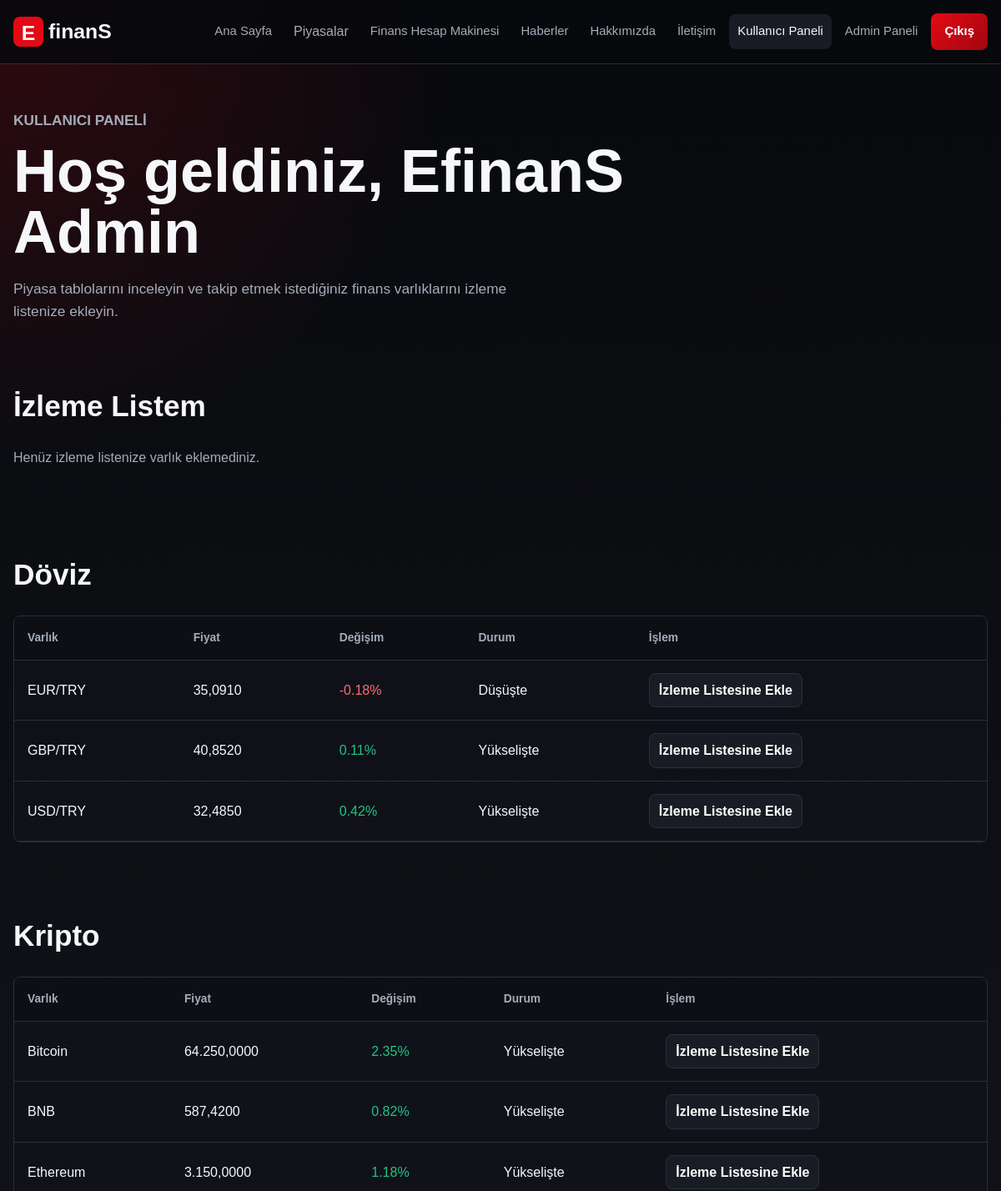
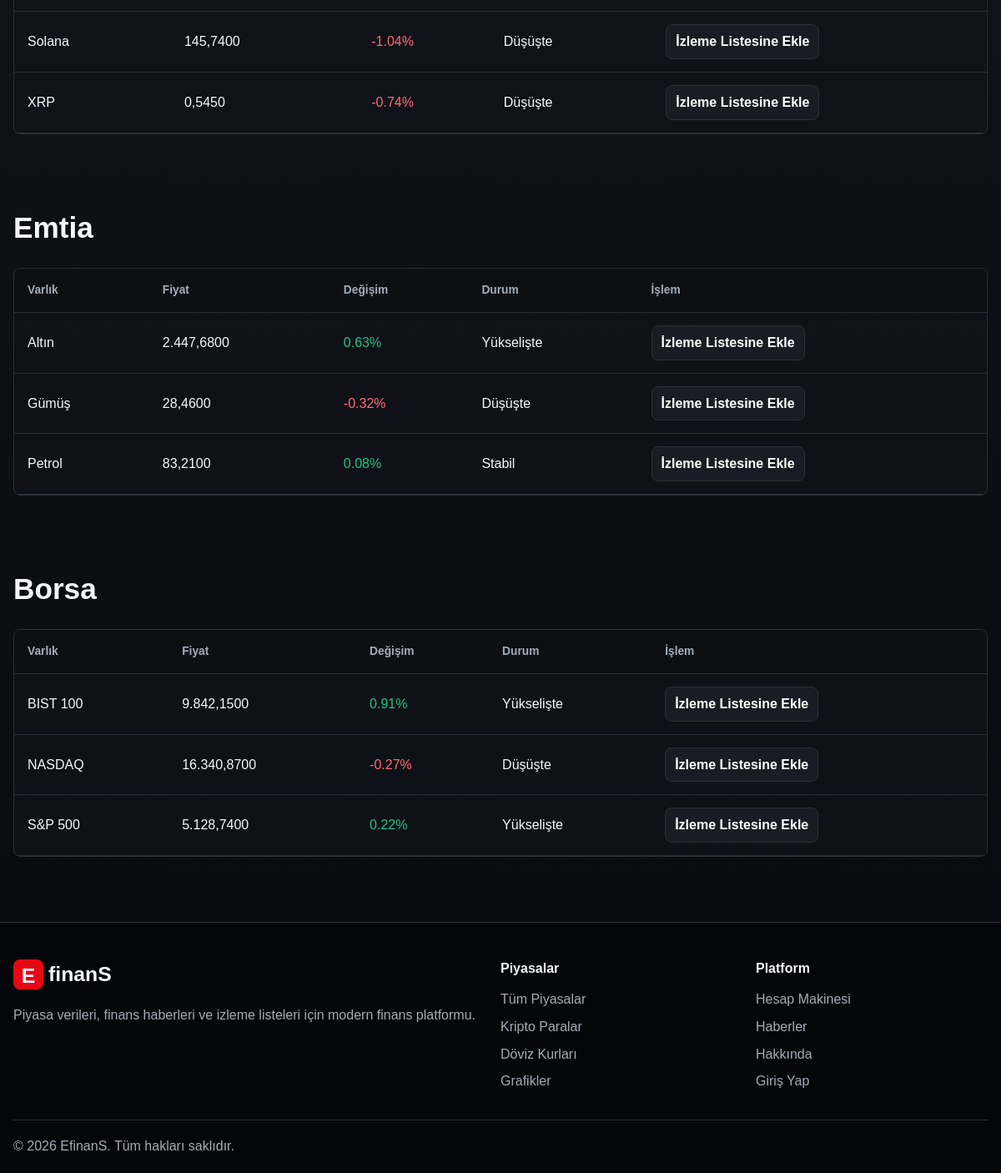
/dashboard.php (signed in), run on the app's committed database (2 pictures, top to bottom).
### tables this page shows
CREATE TABLE markets (
    id INT UNSIGNED AUTO_INCREMENT PRIMARY KEY,
    name VARCHAR(120) NOT NULL,
    symbol VARCHAR(24) DEFAULT NULL,
    category ENUM('Döviz', 'Kripto', 'Emtia', 'Borsa') NOT NULL,
    price DECIMAL(18, 4) NOT NULL,
    change_rate DECIMAL(8, 2) NOT NULL DEFAULT 0,
    volume DECIMAL(20, 2) DEFAULT 0,
    market_cap DECIMAL(20, 2) DEFAULT 0,
    status ENUM('Yükselişte', 'Düşüşte', 'Stabil') NOT NULL DEFAULT 'Stabil',
    created_at TIMESTAMP DEFAULT CURRENT_TIMESTAMP
);

### includes/auth.php (called while the page is built, shortened)
<?php
function e(?string $value): string
{
    return htmlspecialchars($value ?? '', ENT_QUOTES, 'UTF-8');
}

### dashboard.php (the view, shortened to what this page needs)
<?php
require_once __DIR__ . '/includes/db.php';
require_once __DIR__ . '/includes/auth.php';
$userId = (int)$_SESSION['user_id'];
$markets = $pdo->query('SELECT * FROM markets ORDER BY category, name')->fetchAll();
$watchStmt = $pdo->prepare('
    SELECT m.* FROM watchlist w
    INNER JOIN markets m ON m.id = w.market_id
    WHERE w.user_id = ?
    ORDER BY w.created_at DESC
');
$watchStmt->execute([$userId]);
$watchlist = $watchStmt->fetchAll();
$watchIds = array_map(static fn($item) => (int)$item['id'], $watchlist);
$byCategory = [];
foreach ($markets as $market) {
    $byCategory[$market['category']][] = $market;
}
require_once __DIR__ . '/includes/header.php';
?>
<section class="panel-hero">
    <div>
        <p class="eyebrow">Kullanıcı paneli</p>
        <h1>Hoş geldiniz, <?= e($_SESSION['full_name'] ?? 'Yatırımcı'); ?></h1>
        <p>Piyasa tablolarını inceleyin ve takip etmek istediğiniz finans varlıklarını izleme listenize ekleyin.</p>
    </div>
</section>
<section class="section">
    <div class="section-heading compact">
        <h2>İzleme Listem</h2>
    </div>
    <?php if (!$watchlist): ?>
        <p class="muted">Henüz izleme listenize varlık eklemediniz.</p>
    <?php endif; ?>
</section>
<?php foreach (['Döviz', 'Kripto', 'Emtia', 'Borsa'] as $category): ?>
    <section class="section data-section">
        <div class="section-heading compact">
            <h2><?= e($category); ?></h2>
        </div>
        <div class="table-wrap">
            <table>
                <thead>
                <tr>
                    <th>Varlık</th>
                    <th>Fiyat</th>
                    <th>Değişim</th>
                    <th>Durum</th>
                    <th>İşlem</th>
                </tr>
                </thead>
                <tbody>
                <?php foreach ($byCategory[$category] ?? [] as $market): ?>
                    <tr>
                        <td><?= e($market['name']); ?></td>
                        <td><?= number_format((float)$market['price'], 4, ',', '.'); ?></td>
                        <td class="<?= (float)$market['change_rate'] >= 0 ? 'positive' : 'negative'; ?>"><?= e($market['change_rate']); ?>%</td>
                        <td><?= e($market['status']); ?></td>
                        <td>
                            <?php if (in_array((int)$market['id'], $watchIds, true)): ?>
                                <span class="badge">Listede</span>
                            <?php else: ?>
                                <form method="post" action="add_to_watchlist.php">
                                    <button class="small-button" type="submit">İzleme Listesine Ekle</button>
                                </form>
                            <?php endif; ?>
                        </td>
                    </tr>
                <?php endforeach; ?>
                </tbody>
            </table>
        </div>
    </section>
<?php endforeach; ?>
<?php require_once __DIR__ . '/includes/footer.php'; ?>

### assets/css/style.css (style rules this page uses)
:root { --bg: #08090d; --surface: #11131a; --surface-2: #191c24; --line: #2a2f3a; --text: #f6f7fb; --muted: #a4acb9; --red: #e50914; --red-dark: #9f0710; --green: #23c483; --yellow: #f0b429; --shadow: 0 24px 70px rgba(0, 0, 0, .35); }
* { box-sizing: border-box; }
html { scroll-behavior: smooth; }
body { margin: 0; background: radial-gradient(circle at top left, rgba(229, 9, 20, .18), transparent 34rem), linear-gradient(180deg, #08090d 0%, #101217 48%, #08090d 100%); color: var(--text); font-family: Arial, Helvetica, sans-serif; line-height: 1.6; }
img, input, select, textarea, button { max-width: 100%; font: inherit; }
.nav-links .nav-button, .primary-button, .secondary-button, .small-button { border: 0; cursor: pointer; display: inline-flex; align-items: center; justify-content: center; min-height: 42px; padding: 10px 16px; border-radius: 8px; font-weight: 700; transition: transform .2s ease, background .2s ease, border-color .2s ease; }
.small-button { min-height: 34px; padding: 7px 11px; color: #fff; background: var(--surface-2); border: 1px solid var(--line); }
.hero, .section, .panel-hero, .page-hero { width: min(1180px, calc(100% - 32px)); margin: 0 auto; }
.hero h1, .contact-layout h1, .panel-hero h1, .page-hero h1 { max-width: 760px; margin: 0; font-size: clamp(2.35rem, 6vw, 5.1rem); line-height: 1.02; }
.hero p, .contact-layout p, .panel-hero p, .page-hero p { max-width: 650px; color: var(--muted); font-size: 1.08rem; }
.eyebrow { margin: 0 0 10px; color: var(--red); font-size: .78rem; font-weight: 800; letter-spacing: 0; text-transform: uppercase; }
.section { padding: 42px 0; }
.section-heading { display: flex; align-items: end; justify-content: space-between; gap: 18px; margin-bottom: 20px; }
.section-heading h2, .admin-content h2 { margin: 0; font-size: clamp(1.45rem, 3vw, 2.2rem); }
.section-heading.compact { align-items: center; }
.positive { color: var(--green); }
.negative { color: #ff6b72; }
.muted { color: var(--muted); }
.table-wrap { overflow-x: auto; background: rgba(17, 19, 26, .78); border: 1px solid var(--line); border-radius: 8px; }
table { width: 100%; border-collapse: collapse; min-width: 680px; }
th, td { padding: 15px 16px; text-align: left; border-bottom: 1px solid var(--line); }
th { color: var(--muted); background: #0d0f15; font-size: .86rem; }
.panel-hero { padding: 54px 0 12px; }

### data on the page
markets: name "EUR/TRY", price "35,0910", change_rate "-0.18", status "Düşüşte"
markets: name "GBP/TRY", price "40,8520", change_rate "0.11", status "Yükselişte"
markets: name "USD/TRY", price "32,4850", change_rate "0.42", status "Yükselişte"
markets: name "Bitcoin", price "64.250,0000", change_rate "2.35", status "Yükselişte"
markets: name "BNB", price "587,4200", change_rate "0.82", status "Yükselişte"
markets: name "Ethereum", price "3.150,0000", change_rate "1.18", status "Yükselişte"
markets: name "Solana", price "145,7400", change_rate "-1.04", status "Düşüşte"
markets: name "XRP", price "0,5450", change_rate "-0.74", status "Düşüşte"
markets: name "Altın", price "2.447,6800", change_rate "0.63", status "Yükselişte"
markets: name "Gümüş", price "28,4600", change_rate "-0.32", status "Düşüşte"
markets: name "Petrol", price "83,2100", change_rate "0.08", status "Stabil"
markets: name "BIST 100", price "9.842,1500", change_rate "0.91", status "Yükselişte"
markets: name "NASDAQ", price "16.340,8700", change_rate "-0.27", status "Düşüşte"
markets: name "S&P 500", price "5.128,7400", change_rate "0.22", status "Yükselişte"

### other printed values
substr($displaySiteName, 0, 1) "E"
substr($displaySiteName, 1) "finanS"
$_SESSION['full_name'] "EfinanS Admin"
$category "Döviz"
$category "Kripto"
$category "Emtia"
$category "Borsa"
substr($siteSettings['site_name'] ?? 'EfinanS', 0, 1) "E"
substr($siteSettings['site_name'] ?? 'EfinanS', 1) "finanS"
$siteSettings['footer_description'] "Piyasa verileri, finans haberleri ve izleme listeleri için modern finans platformu."
